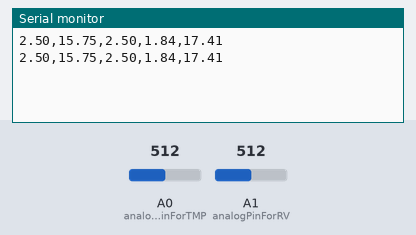
Simulated run of this sketch. Board: Arduino Uno, built with avr-gcc and run on an emulated ATmega328P. Parts: the last lines printed to the serial monitor. Inputs (shaded band) come from the test bench; at power-on: A1 (analogPinForRV) = 512, A0 (analogPinForTMP) = 512.

Above: at 2.8 s.
2.9 s: A1 (analogPinForRV) set to 393
At 3.8 s:
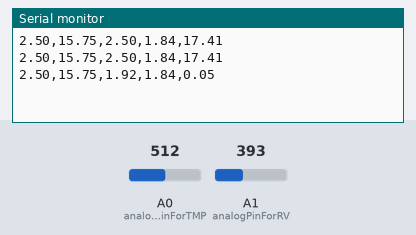
4.4 s: A1 (analogPinForRV) set to 364
At 5.8 s:
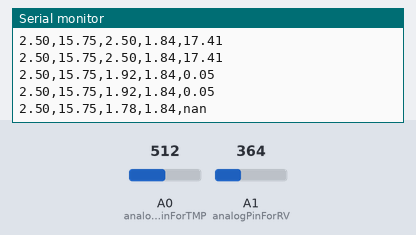

The sketch:

sketch_windsensor.ino
```cpp
/*
The sketch uses the on-chip temperature sensing thermistor to compensate the sensor
 for changes in ambient temperature. Because the thermistor is just configured as a
 voltage divider, the voltage will change with supply voltage. This is why the
 sketch depends upon a regulated five volt supply.

Hardware Setup:
 Wind Sensor Signals    Arduino
 GND                    GND
 +V                     5V
 RV                     A1
 TMP                    A0

*/

const int analogPinForRV =   1;
const int analogPinForTMP =  0;

// to calibrate sensor, put a glass over it, but the sensor should not be
// touching the desktop surface however.
// adjust the zeroWindAdjustment until your sensor reads about zero with the glass over it.

const float zeroWindAdjustment = 0.3; // -0.4 negative numbers yield smaller wind speeds and vice versa.

int TMP_Therm_ADunits;  //temp termistor value from wind sensor
float TMP_Therm_Volts;
float RV_Wind_ADunits;    //RV output from wind sensor
float RV_Wind_Volts;
unsigned long lastMillis;
float TempCtimes100;
float Temp_Celsius;
float zeroWind_ADunits;
float zeroWind_volts;
float WindSpeed_MPH;


void setup() {

    Serial.begin(57600);
    pinMode(A2, INPUT);        // GND pin
    pinMode(A3, INPUT);        // VCC pin
    digitalWrite(A3, LOW);     // turn off pullups
}

void loop() {

    if (millis() - lastMillis > 1000){      // In  ms

    TMP_Therm_ADunits = analogRead(analogPinForTMP);
    TMP_Therm_Volts = TMP_Therm_ADunits * 0.0048828125;
    RV_Wind_ADunits = analogRead(analogPinForRV);
    RV_Wind_Volts = (RV_Wind_ADunits *  0.0048828125);

    // these are all derived from regressions from raw data as such they depend on a lot of experimental factors
    // such as accuracy of temp sensors, and voltage at the actual wind sensor, (wire losses) which were unaccouted for.
    TempCtimes100 = (0.005 *((float)TMP_Therm_ADunits * (float)TMP_Therm_ADunits)) - (16.862 * (float)TMP_Therm_ADunits) + 9075.4;
    Temp_Celsius = TempCtimes100/100 - 1.78;
    zeroWind_ADunits = -0.0006*((float)TMP_Therm_ADunits * (float)TMP_Therm_ADunits) + 1.0727 * (float)TMP_Therm_ADunits + 47.172;  //  13.0C  553  482.39

    zeroWind_volts = (zeroWind_ADunits * 0.0048828125) - zeroWindAdjustment;

    // This from a regression from data in the form of
    // Vraw = V0 + b * WindSpeed ^ c
    // V0 is zero wind at a particular temperature
    // The constants b and c were determined by some Excel wrangling with the solver.

   WindSpeed_MPH =  pow(((RV_Wind_Volts - zeroWind_volts) /.2300) , 2.7265);

   //Format: TMP_volts\tTempC\rv_wind_volts\tZeroWind_volts\tWindSpeed\t


   //Serial.println(TMP_Therm_Volts);
   //Serial.print("\t");
   //Serial.print(TempCtimes100);
   //Serial.print("\t");
   //Serial.print((float)RV_Wind_Volts);
   //Serial.print("\t");
   //Serial.print(zeroWind_volts);
   //Serial.print("\t");
   //Serial.println((float)WindSpeed_MPH);
   //Serial.print("\t");*/

   //Serial.println(TMP_Therm_Volts+","+TempCtimes100+","+(float)RV_Wind_Volts+","+zeroWind_volts+","+(float)WindSpeed_MPH);

   Serial.print(TMP_Therm_Volts);
   Serial.print(",");
   Serial.print(Temp_Celsius);
   Serial.print(",");
   Serial.print((float)RV_Wind_Volts);
   Serial.print(",");
   Serial.print(zeroWind_volts);
   Serial.print(",");
   Serial.print((float)WindSpeed_MPH);
   Serial.print("\n");

   lastMillis = millis();


   /*
    Serial.print("  TMP volts ");
    Serial.print(TMP_Therm_ADunits * 0.0048828125);

    Serial.print(" RV volts ");
    Serial.print((float)RV_Wind_Volts);

    Serial.print("\t  TempC*100 ");
    Serial.print(TempCtimes100 );

    Serial.print("   ZeroWind volts ");
    Serial.print(zeroWind_volts);

    Serial.print("   WindSpeed MPH ");
    Serial.println((float)WindSpeed_MPH);
    lastMillis = millis();
    */


  }

}
```

Measured:
- the behaviour switches between 378 and 377 on A1 (analogPinForRV) (found by bisection; images 1 and 2)
- after the input at 2.9 s, the serial monitor: prints a new line after 0.11 s (image 1)
- after the input at 4.4 s, the serial monitor: prints a new line after 0.62 s (image 2)
